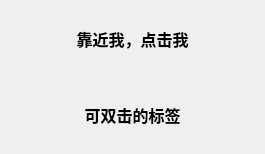
<?xml version="1.0" encoding="UTF-8"?>
<ui version="4.0">
 <class>Widget</class>
 <widget class="QWidget" name="Widget">
  <property name="geometry">
   <rect>
    <x>0</x>
    <y>0</y>
    <width>265</width>
    <height>154</height>
   </rect>
  </property>
  <property name="windowTitle">
   <string>Demo5_4，事件过滤器</string>
  </property>
  <layout class="QVBoxLayout" name="verticalLayout">
   <property name="spacing">
    <number>20</number>
   </property>
   <item>
    <widget class="QLabel" name="LabHover">
     <property name="font">
      <font>
       <family>Times New Roman</family>
       <pointsize>12</pointsize>
       <weight>75</weight>
       <bold>true</bold>
      </font>
     </property>
     <property name="autoFillBackground">
      <bool>false</bool>
     </property>
     <property name="styleSheet">
      <string notr="true"/>
     </property>
     <property name="text">
      <string>靠近我，点击我</string>
     </property>
     <property name="alignment">
      <set>Qt::AlignCenter</set>
     </property>
    </widget>
   </item>
   <item>
    <widget class="QLabel" name="LabDBClick">
     <property name="font">
      <font>
       <family>Times New Roman</family>
       <pointsize>12</pointsize>
       <weight>75</weight>
       <bold>true</bold>
      </font>
     </property>
     <property name="autoFillBackground">
      <bool>false</bool>
     </property>
     <property name="styleSheet">
      <string notr="true"/>
     </property>
     <property name="text">
      <string>可双击的标签</string>
     </property>
     <property name="alignment">
      <set>Qt::AlignCenter</set>
     </property>
    </widget>
   </item>
  </layout>
 </widget>
 <layoutdefault spacing="6" margin="11"/>
 <resources/>
 <connections/>
</ui>
